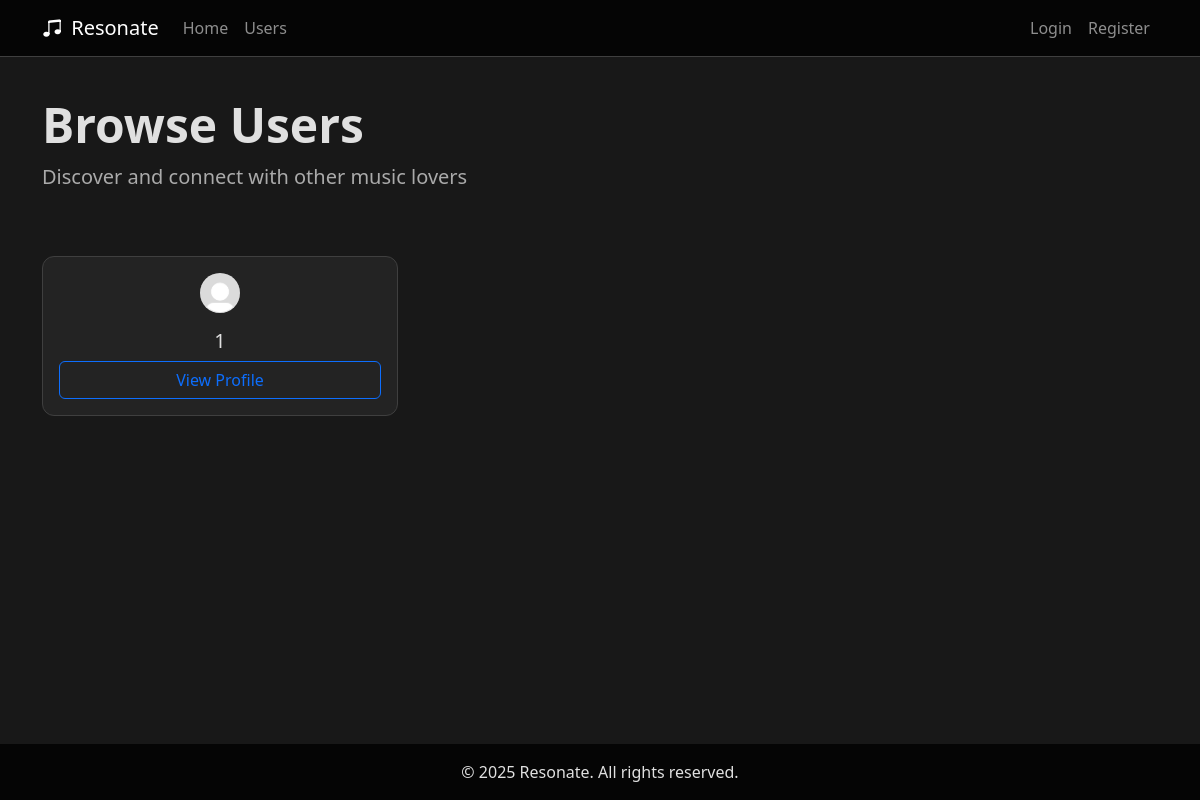
/users, run on an earlier commit of the app's database.
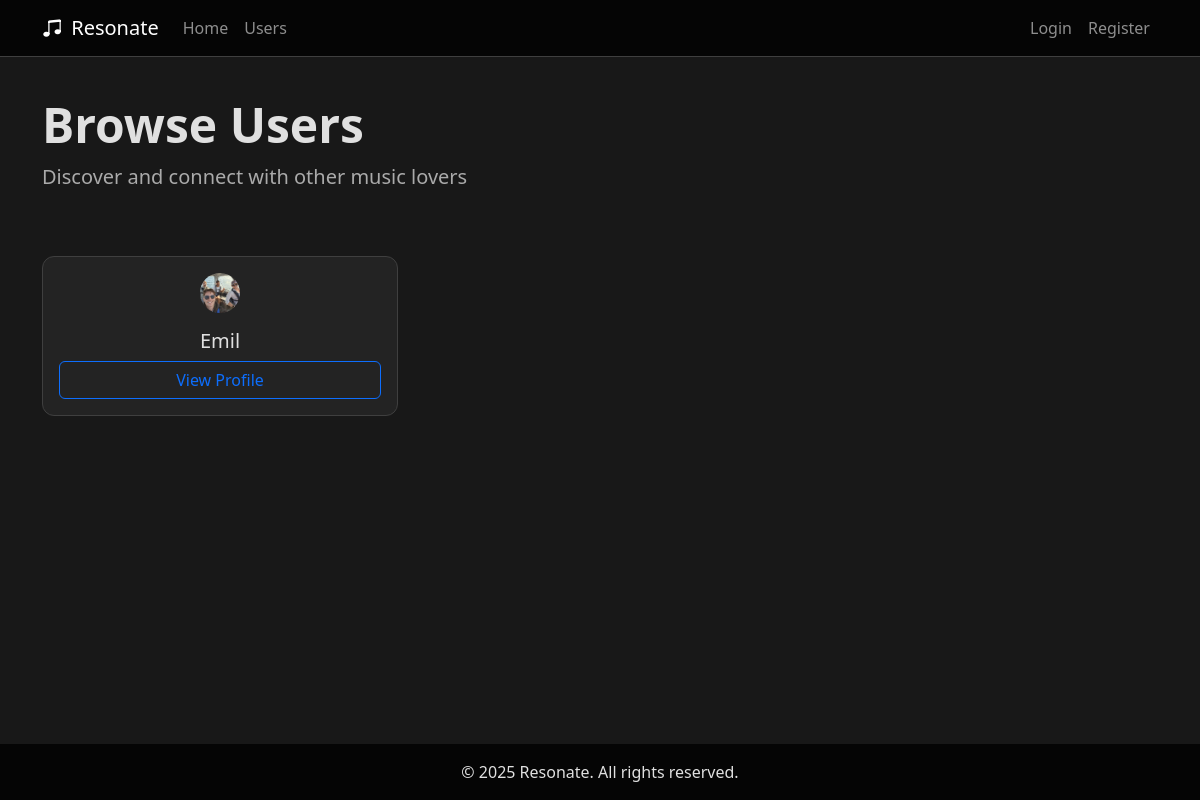
And on a later commit of the database.
### app.py (models this page shows, shortened)
class User(UserMixin, db.Model):
    __tablename__ = 'users'
    userId = db.Column(db.String(36), primary_key=True, default=lambda: str(uuid.uuid4()))
    username = db.Column(db.String(80), nullable=False)
    email = db.Column(db.String(120), unique=True, nullable=False)
    password = db.Column(db.String(128))
    profilePicture = db.Column(db.String, nullable=True, default='default.jpg')
    favoriteGenres = db.Column(db.String, nullable=True)
    createdAt = db.Column(db.DateTime, default=datetime.utcnow)
    spotify_access_token = db.Column(db.String(255), nullable=True)
    spotify_refresh_token = db.Column(db.String(255), nullable=True)
    spotify_user_id = db.Column(db.String(255), nullable=True)
    spotify_token_expiry = db.Column(db.DateTime, nullable=True)
    bio = db.Column(db.Text, nullable=True)
    sotd_title = db.Column(db.String(200), nullable=True)
    sotd_artist = db.Column(db.String(200), nullable=True)
    song_picture = db.Column(db.String(200), nullable=True)
    favorite_songs = db.Column(db.String, nullable=True)
    _followers = db.relationship(
        'User',
        secondary='followers',
        primaryjoin='User.userId==followers.c.followerId',
        secondaryjoin='User.userId==followers.c.followingId',
        backref='following'
    )
    def followers(self):
        return db.session.query(User).join(
            followers,
            (followers.c.followerId == User.userId)
        ).filter(followers.c.followingId == self.userId)

### app.py (the view)
@app.route('/users')
def users():
    users = User.query.all()
    return render_template('users.html', users=users)

### templates/users.html (shortened to what this page needs)
{% extends "base.html" %}
{% block content %}
<div class="container mt-5">
    <div class="row">
        <div class="col-md-12 mb-5">
            <h1 class="display-5 fw-bold">Browse Users</h1>
            <p class="lead text-muted">Discover and connect with other music lovers</p>
        </div>
    </div>
    <div class="row">
        {% for user in users %}
        <div class="col-md-4 mb-4">
            <div class="card h-100">
                <div class="card-body text-center">
                    <div class="mb-3" style="display: flex; justify-content: center;">
                        <img src="{{ url_for('static', filename='profile_pics/' + user.profilePicture) }}"
                            class="profile-pic-small"
                            alt="{{ user.username }}'s profile picture">
                    </div>
                    <h5 class="card-title">{{ user.username }}</h5>
                    <div class="d-grid gap-2">
                        <a href="{{ url_for('profile', username=user.username) }}" class="btn btn-outline-primary">View Profile</a>
                    </div>
                </div>
            </div>
        </div>
        {% endfor %}
    </div>
</div>
{% endblock %}

### templates/base.html (shortened to what this page needs)
<!DOCTYPE html>
<html lang="en">
<head>
    <link href="https://cdn.jsdelivr.net/npm/bootstrap@5.2.3/dist/css/bootstrap.min.css" rel="stylesheet">
    <link rel="stylesheet" href="https://cdn.jsdelivr.net/npm/bootstrap-icons@1.10.3/font/bootstrap-icons.css">
</head>
<body>
    <nav class="navbar navbar-expand-lg navbar-dark bg-primary fixed-top">
        <div class="container">
            <a class="navbar-brand" href="{{ url_for('index') }}">
                <i class="bi bi-music-note-beamed me-1"></i> Resonate
            </a>
            <div class="collapse navbar-collapse" id="navbarNav">
                <ul class="navbar-nav me-auto">
                    <li class="nav-item">
                        <a class="nav-link" href="{{ url_for('index') }}">Home</a>
                    </li>
                    <li class="nav-item">
                        <a class="nav-link" href="{{ url_for('users') }}">Users</a>
                    </li>
                </ul>
                <ul class="navbar-nav ms-auto">
                    {% if current_user.is_authenticated %}
                    <li class="nav-item dropdown">
                        <a class="nav-link dropdown-toggle" href="#" role="button" data-bs-toggle="dropdown">
                            <img src="{{ url_for('static', filename='profile_pics/' + current_user.profilePicture) }}"
                                 class="rounded-circle me-1" style="width: 24px; height: 24px; object-fit: cover;">
                            {{ current_user.username }}
                        </a>
                        <ul class="dropdown-menu dropdown-menu-end">
                            <li>
                                <a class="dropdown-item" href="{{ url_for('profile', username=current_user.username) }}">
                                    <i class="bi bi-person me-2"></i>My Profile
                                </a>
                            </li>
                            <li>
                                <a class="dropdown-item" href="{{ url_for('edit_profile') }}">
                                    <i class="bi bi-gear me-2"></i>Edit Profile
                                </a>
                            </li>
                            <li><hr class="dropdown-divider"></li>
                            <li>
                                <a class="dropdown-item" href="{{ url_for('logout') }}">
                                    <i class="bi bi-box-arrow-right me-2"></i>Logout
                                </a>
                            </li>
                        </ul>
                    </li>
                    {% else %}
                    <li class="nav-item">
                        <a class="nav-link" href="{{ url_for('login') }}">Login</a>
                    </li>
                    <li class="nav-item">
                        <a class="nav-link" href="{{ url_for('register') }}">Register</a>
                    </li>
                    {% endif %}
                </ul>
            </div>
        </div>
    </nav>
    <main class="py-5">
        {% block content %}{% endblock %}
    </main>
    <footer class="footer text-center">
        <div class="container">
            <p class="mb-0">&copy; 2025 Resonate. All rights reserved.</p>
        </div>
    </footer>
</body>
</html>

### templates/base.html (style rules this page uses)
:root { --bg-primary: #181818; --bg-secondary: #232323; --bg-tertiary: #333333; --accent-primary: #6a4fbb; --accent-secondary: #a45dff; --accent-tertiary: #c4a8d6; --text-primary: #e0e0e0; --text-secondary: #aaaaaa; --text-muted: #888888; --border-color: #3f3f3f; --glow-effect: 0 0 8px rgba(164, 93, 255, 0.7), 0 0 16px rgba(164, 93, 255, 0.4); }
html, body { height: 100%; margin: 0; background-color: var(--bg-primary); color: var(--text-primary); }
body { display: flex; flex-direction: column; }
.profile-pic-small { width: 40px; height: 40px; object-fit: cover; border-radius: 50%; }
main { flex: 1 0 auto; padding-top: 80px; }
.navbar { background-color: #050505 !important; border-bottom: 1px solid var(--border-color); }
.card { background-color: var(--bg-secondary); border: 1px solid var(--border-color); border-radius: 12px; }
h1, h2, h3, h4, h5, h6, p { color: var(--text-primary); }
a { color: var(--accent-primary); }
.text-muted { color: var(--text-secondary) !important; }
.footer { flex-shrink: 0; background-color: #050505 !important; color: var(--text-secondary); width: 100%; padding: 1rem 0; }

What changed in the data, as far as the page shows it:
removed User: profilePicture (placeholder picture), username "1"
added User: profilePicture+username (picture), username "Emil"
